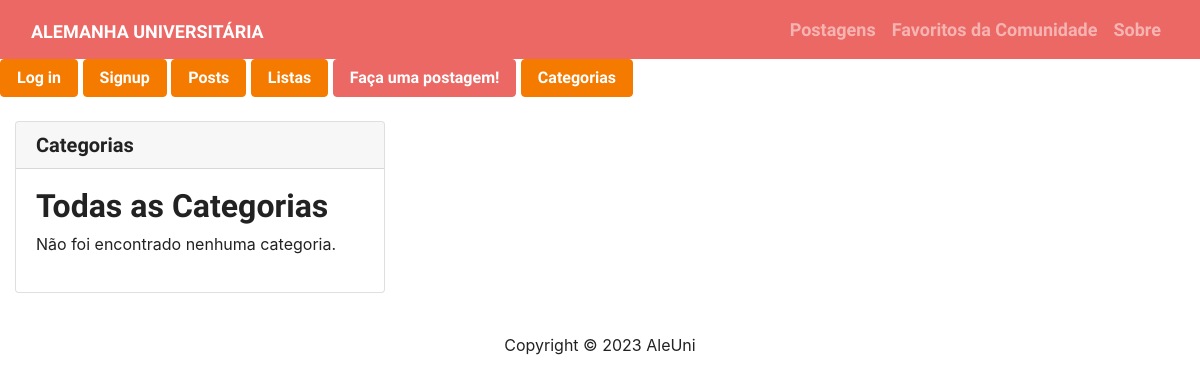
Page /categories/ on the earlier database version.
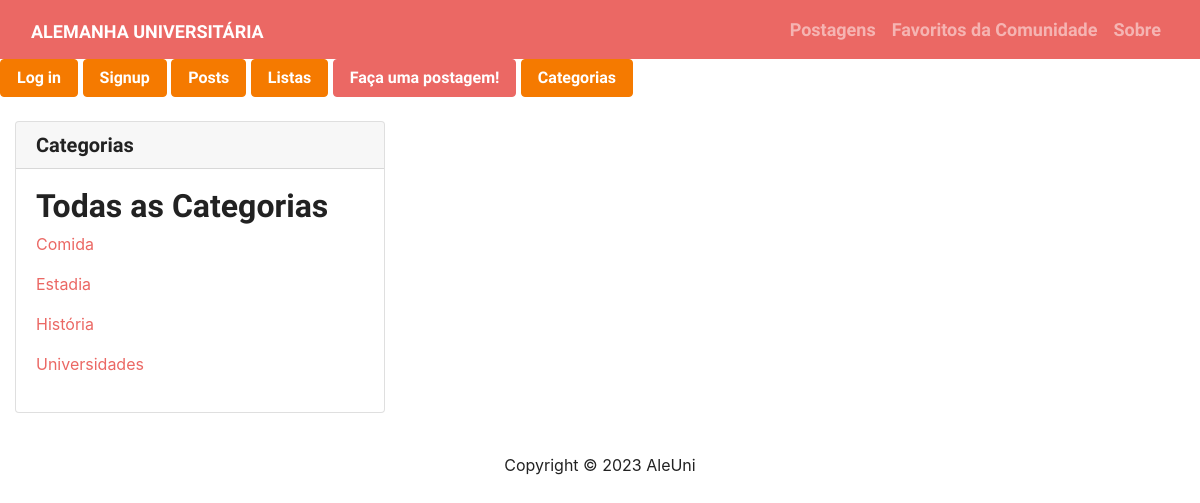
Same page on the later database version.
### app/models.py (models this page shows, shortened)
class Category(models.Model):
    name = models.CharField(max_length=255)
    description = models.CharField(max_length=255)
    posts = models.ManyToManyField(Post, blank = True)

### app/views.py (the view)
# urls.py: path('categories/', views.CategoryListView.as_view(), name='categories'),
class CategoryListView(generic.ListView):
    model = Category
    template_name = 'app/categories.html'

### app/templates/app/categories.html (shortened to what this page needs)
{% extends 'base.html' %}
{% block content %}
<div class="col-md-4 float-center ">
    <div class="card my-4">
      <h5 class="card-header">Categorias</h5>
      <div class="card-body">
        <h2>Todas as Categorias</h2>
            {% if category_list %}
            <section >
                {% for category in category_list %}
                <article >
                    <a href="{% url 'app:category' category.id %}" > <p> {{ category.name}}</p></a>
                </article>
                {% endfor %}
            </section>
            {% else %}
            <p>Não foi encontrado nenhuma categoria.</p>
            {% endif %}
      </div>
    </div>
  </div>
{% endblock content %}

Differences in the rows shown:
added Category: name "Comida"
added Category: name "Estadia"
added Category: name "História"
added Category: name "Universidades"
Other differences:
text no longer shown: "Não foi encontrado nenhuma categoria."
